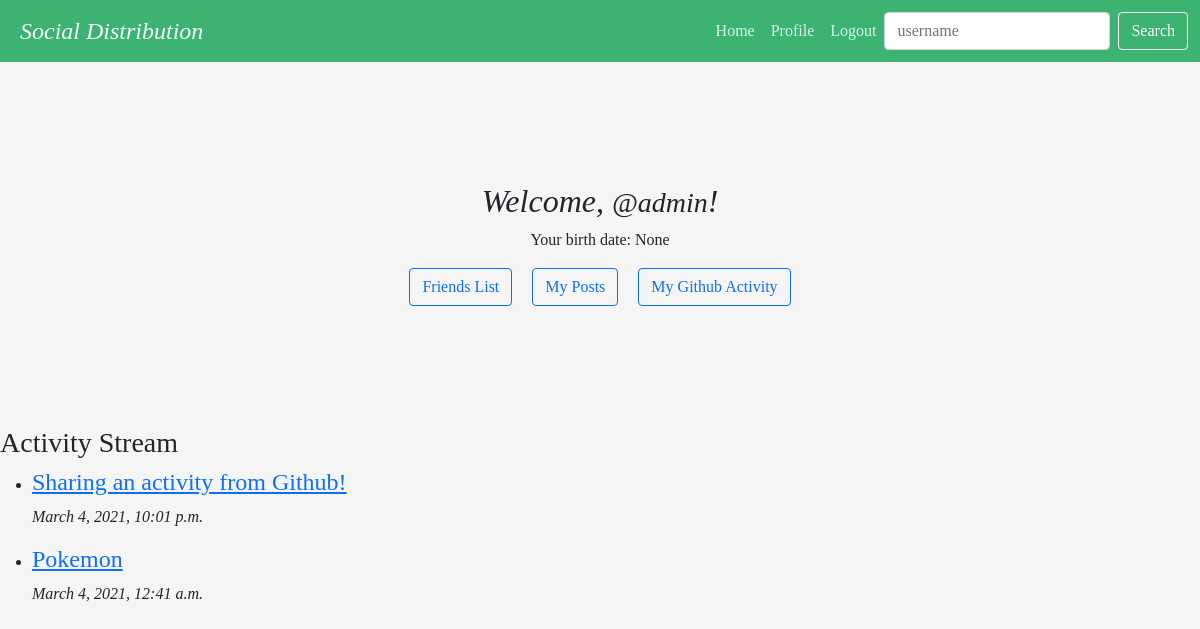
Screenshot of / (signed in) with the database file from the repository.
### Profile/models.py (models this page shows, shortened)
class Author(models.Model):
    user = models.OneToOneField(User, on_delete=models.CASCADE, related_name='author')
    id = models.UUIDField(primary_key=True, default=uuid.uuid4, editable=False)
    bio = models.TextField(max_length=500, blank=True)
    location = models.CharField(max_length=30, blank=True)
    birth_date = models.DateField(null=True, blank=True)
    github = models.CharField(max_length=50, blank=True)
    friends = models.ManyToManyField('self')
    following = models.ManyToManyField('self', symmetrical=False, related_name="following_list")
    followers = models.ManyToManyField('self', symmetrical=False, related_name="follower_list")
    @property
    def type(self):
        return 'author'
    @property
    def user_name(self):
        return self.user.username

class Post(models.Model):
    title = models.CharField(max_length=200)
    id = models.UUIDField(primary_key=True, default=uuid.uuid4, editable=False)
    url = models.CharField(max_length=200, blank=True)
    source = models.CharField(max_length=200, blank=True)
    origin = models.CharField(max_length=200, blank=True)
    description = models.TextField(blank=True)
    class ContentType(models.TextChoices):
        MARKDOWN = 'text/markdown' # common mark
        PLAIN = 'text/plain' # UTF-8
        BASE64 = 'application/base64'
        PNG = 'image/png;base64' # embedded png
        JPEG = 'image/jpeg;base64' # embedded jpeg
    content_type = models.CharField(
        max_length=40,
        choices = ContentType.choices,
        default=ContentType.PLAIN
    )
    content = models.TextField(blank=True)
    author = models.ForeignKey(Author, on_delete=models.CASCADE, null=True, related_name="posts")
    categories = models.ManyToManyField('PostCategory', blank=True)
    comments_count = models.IntegerField(default=0)
    comments_page_size = models.IntegerField(default=50)
    comments_first_page = models.CharField(max_length=200, null=True) # URL to first page of comments for this post
    comments = models.ManyToManyField('Comment', blank=True)
    timestamp = models.DateTimeField(default=timezone.now)
    likes_count = models.IntegerField(default=0)
    class Visibility(models.TextChoices):
        PUBLIC = 'PUBLIC'
        FRIENDS = 'FRIENDS'
    visibility = models.CharField(
        max_length=10,
        choices=Visibility.choices,
        default=Visibility.PUBLIC
    )
    unlisted = models.BooleanField(default=False) # used for images so that they don't show up in timelines
    @property
    def type(self):
        return 'post'

### Profile/views.py (the view)
# urls.py: url(r'^$', Profile_views.home, name='home'), #homepage
@login_required(login_url='/login/')
def home(request):
	public_posts = Post.objects.filter(visibility='PUBLIC', unlisted=False).order_by('-timestamp')
	self_posts = Post.objects.filter(author=request.user.author, unlisted=False).order_by('-timestamp')
	friends = Author.objects.get(user__username=request.user.username).friends.all()
	friends_posts = Post.objects.filter(visibility='FRIENDS', unlisted=False).filter(author__in=friends).order_by('-timestamp')
	posts = public_posts | self_posts | friends_posts
	return render(request, 'profile/home.html', {'posts': posts})

### Profile/templates/profile/home.html
{% extends 'base.html' %}
{% block content %}
  <div class="home">
    <h2 class="fst-italic">Welcome, {{ user.get_full_name }} <small>@{{ user.username }}</small>!</h2>
    <p>Your birth date: {{ user.author.birth_date }}</p>
    <a class="btn btn-outline-primary" href="/friends" role="button">Friends List</a>
    <a class="btn btn-outline-primary" href="/author/{{ user.author.id }}/view_posts" role="button">My Posts</a>
    <a class="btn btn-outline-primary" href="/github_activity" role="button">My Github Activity</a>
  </div>
   <h3> Activity Stream </h3>
  <ul>
  {% for post in posts %}
  	<li>
        <h4><a href="/author/{{post.author.id}}/view_post/{{post.id}}">{{ post.title }}</a></h4>
        <p><i>{{post.timestamp}}</i></p>
  	</li>
  {% endfor %}
  </ul>
{% endblock %}

### Profile/static/profile/base.css (style rules this page uses)
body { display: block; font-family: "Georgia"; background-color: whitesmoke; }
.home { margin: 10% auto; width: fit-content; text-align: center; }
.home .btn { margin: 0 0.5em; }

### rows the page displays
Post: title "Sharing an activity from Github!", timestamp "March 4, 2021, 10:01 p.m."
Post: title "Pokemon", timestamp "March 4, 2021, 12:41 a.m."

### other values shown
{{ user.username }} "admin"
{{ user.author.birth_date }} "None"
